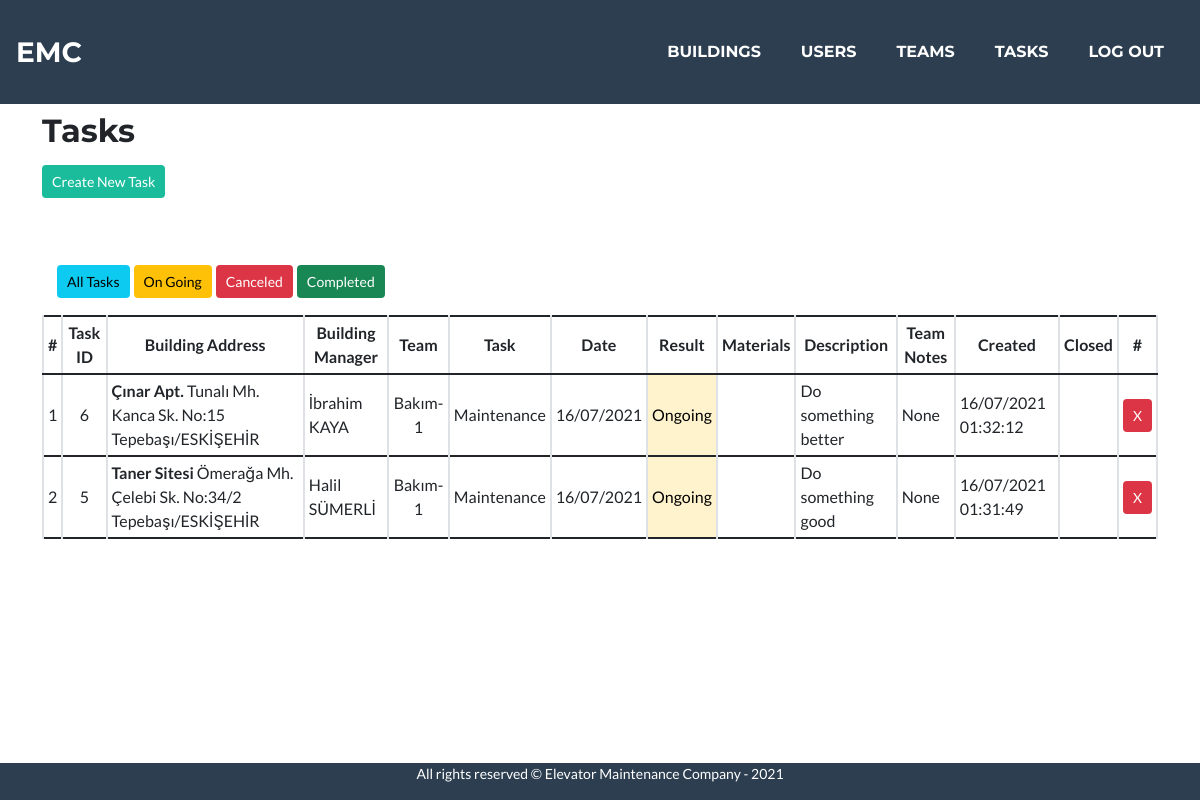
/tasks (signed in), run on an earlier commit of the app's database.
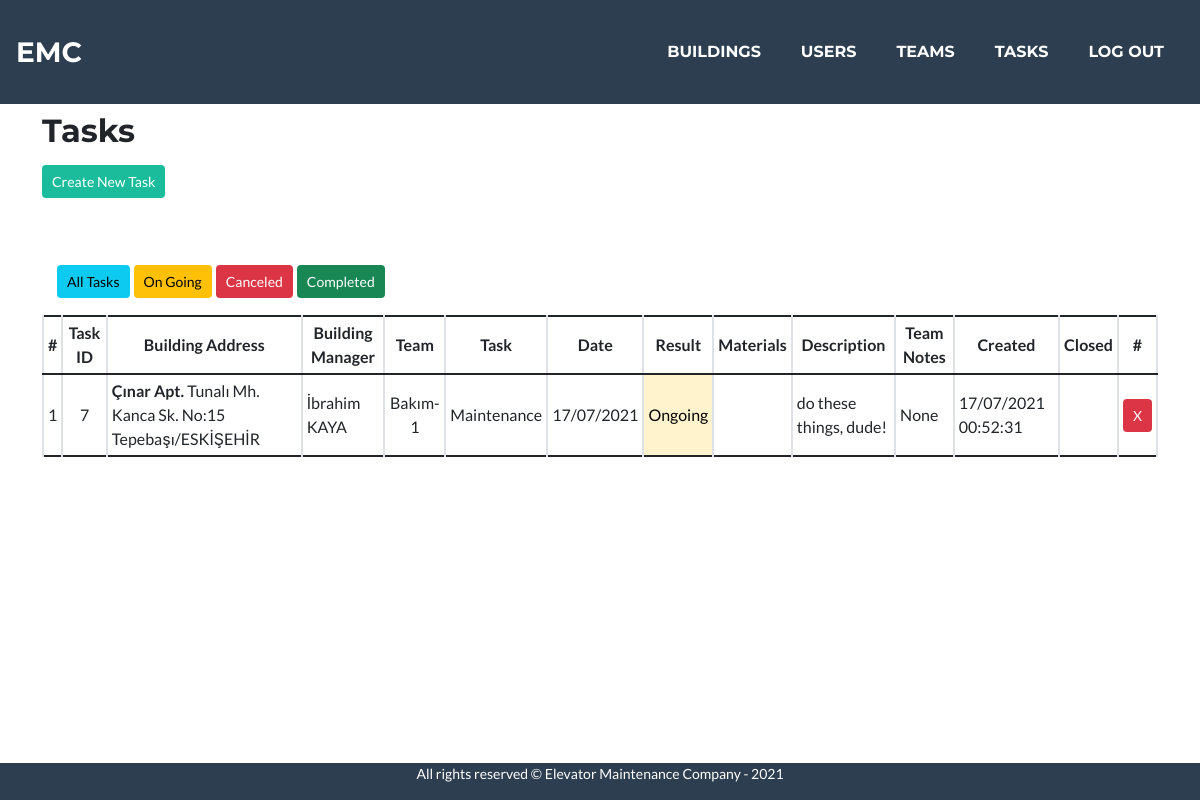
And on a later commit of the database.
### maintenance/models.py (models this page shows, shortened)
class Task(models.Model):
    building = models.ForeignKey(Building, on_delete=CASCADE)
    team = models.ForeignKey(Team, on_delete=CASCADE)
    materials = models.ManyToManyField(Material, null=True, blank=True, related_name="materials")
    description = models.CharField(max_length=200, null=True, blank=True)
    date = models.DateTimeField(default=datetime.now())
    created = models.DateTimeField(default=datetime.now())
    updated = models.DateTimeField(null=True, blank=True)
    result = models.BooleanField(null=True, blank=True)
    closed = models.DateTimeField(null=True, blank=True)
    notes = models.CharField(max_length=400, null=True, blank=True)
    type = models.ForeignKey(TaskTypes, on_delete=PROTECT)

class Building(models.Model):
    address = models.CharField(max_length=300)
    coordinates = models.CharField(null=True, max_length=32)
    name = models.CharField(max_length=50)
    manager = models.CharField(max_length=100)
    phone_message = 'Phone number must be entered in the format: 05xxxxxxxxx'
    phone_regex = RegexValidator(
        regex=r'^(05)\d{9}$',
        message=phone_message
    )
    phone = models.CharField(validators=[phone_regex], max_length=11,
                             null=True, blank=True)
    email = models.EmailField(null=True, blank=True, max_length=100)
    floors = models.PositiveSmallIntegerField(default=2, validators=[MinValueValidator(2), MaxValueValidator(25)])
    elevator_type = models.CharField(max_length=100)
    creator = models.ForeignKey(User, on_delete=PROTECT, related_name="BuildingCreator")
    status = models.BooleanField(default=True)

class Team(models.Model):
    leader = models.ForeignKey(User, on_delete=models.CASCADE, related_name="team_leader")
    name = models.CharField(max_length=50)
    description = models.CharField(max_length=200)

class TaskTypes(models.Model):
    type = models.CharField(max_length=32)

### maintenance/views.py (the view)
# urls.py: path('tasks', views.tasks, name="tasks"),
@login_required
def tasks(request, result=2):
    if result == 0: # Ongoing tasks
        tasks = Task.objects.filter(result=None).order_by("id").reverse()
    elif result == 1: # Completed tasks
        tasks = Task.objects.filter(result=True).order_by("id").reverse()
    elif result == 2: # Ongoing tasks
        tasks = Task.objects.filter(result=None).order_by("id").reverse()
    elif result == 3: # All tasks
        tasks = Task.objects.all()
    elif result == 4: # Cancelled tasks
        tasks = Task.objects.filter(result=False).order_by("id").reverse()
    else: # Ongoing tasks
        tasks = Task.objects.filter(result=None).order_by("id").reverse()
    return render(request, "maintenance/tasks.html", {
            "tasks": tasks,
        })

### maintenance/templates/maintenance/tasks.html (shortened to what the changed rows need)
{% extends "maintenance/layout.html" %}
{% load tz %}
{% load static %}
{% block main %}
    <h2>Tasks</h2>
    {% if tasks %}
        <div class="table-responsive" style="margin-top: 50px;">
            <table class="table table-sm table-hover table-bordered">
                <thead style="text-align: center;">
                    <th style="vertical-align: middle;">#</th>
                    <th style="vertical-align: middle;">Task ID</th>
                    <th style="vertical-align: middle;">Building Address</th>
                    <th style="vertical-align: middle;">Building Manager</th>
                    <th style="vertical-align: middle;">Team</th>
                    <th style="vertical-align: middle;">Task</th>
                    <th style="vertical-align: middle;">Date</th>
                    <th style="vertical-align: middle;">Result</th>
                    <th style="vertical-align: middle;">Materials</th>
                    <th style="vertical-align: middle;">Description</th>
                    <th style="vertical-align: middle;">Team Notes</th>
                    <th style="vertical-align: middle;">Created</th>
                    <th style="vertical-align: middle;">Closed</th>
                    <th style="vertical-align: middle;">#</th>
                </thead>
                <tbody>
                    {% for task in tasks %}
                        <tr>
                            <td style="text-align: center; vertical-align: middle;">{{ forloop.counter }}</td>
                            <td style="text-align: center; vertical-align: middle;">{{ task.id }}</td>
                            <td style="vertical-align: middle;"><strong>{{ task.building.name }}</strong> {{ task.building.address }}</td>
                            <td style="vertical-align: middle;">{{ task.building.manager }}</td>
                            <td style="text-align: center; vertical-align: middle;">{{ task.team.name }}</td>
                            <td style="text-align: center; vertical-align: middle;">{{ task.type.type }}</td>
                            <td style="vertical-align: middle;">{{ task.date|localtime|date:"d/m/Y" }}</td>
                            {% if task.result == True %}
                            <td style="text-align: center; vertical-align: middle;" class="table-success">Completed</td>
                            {% elif task.result == False %}
                            <td style="text-align: center; vertical-align: middle;" class="table-danger">Cancelled</td>
                            {% else %}
                            <td style="text-align: center; vertical-align: middle;" class="table-warning">Ongoing</td>
                            {% endif %}
                            <td style="vertical-align: middle;">
                            </td>
                            <td style="vertical-align: middle;">{{ task.description}}</td>
                            <td style="vertical-align: middle;">{{ task.notes}}</td>
                            <td style="vertical-align: middle;">{{ task.created|localtime|date:"d/m/Y H:i:s"}}</td>
                            <td style="vertical-align: middle;">{{ task.closed|localtime|date:"d/m/Y H:i:s"}}</td>
                            {% if task.result == None %}
                            <td style="vertical-align: middle; text-align: center;"><a class="btn btn-sm btn-danger taskCancelBtn" href="{% url 'cancelTask' task.id %}" data-taskid="{{ task.id }}">X</a></td>
                            {% else %}
                            <td></td>
                            {% endif %}
                        </tr>
                    {% endfor %}
                </tbody>
            </table>
        </div>
    {% endif %}
{% endblock %}

What changed in the data, as far as the page shows it:
no longer on this page (row edited): Task: id "6", building.name "Çınar Apt.", building.address "Tunalı Mh. Kanca Sk. No:15 Tepebaşı/ESKİŞEHİR", building.manager "İbrahim KAYA", team.name "Bakım-1", type.type "Maintenance", date "16/07/2021", shows "Ongoing", description "Do something better", notes "None", created "16/07/2021 01:32:12"
no longer on this page (row edited): Task: id "5", building.name "Taner Sitesi", building.address "Ömerağa Mh. Çelebi Sk. No:34/2 Tepebaşı/ESKİŞEHİR", building.manager "Halil SÜMERLİ", team.name "Bakım-1", type.type "Maintenance", date "16/07/2021", shows "Ongoing", description "Do something good", notes "None", created "16/07/2021 01:31:49"
added Task: id "7", building.name "Çınar Apt.", building.address "Tunalı Mh. Kanca Sk. No:15 Tepebaşı/ESKİŞEHİR", building.manager "İbrahim KAYA", team.name "Bakım-1", type.type "Maintenance", date "17/07/2021", shows "Ongoing", description "do these things, dude!", notes "None", created "17/07/2021 00:52:31"
